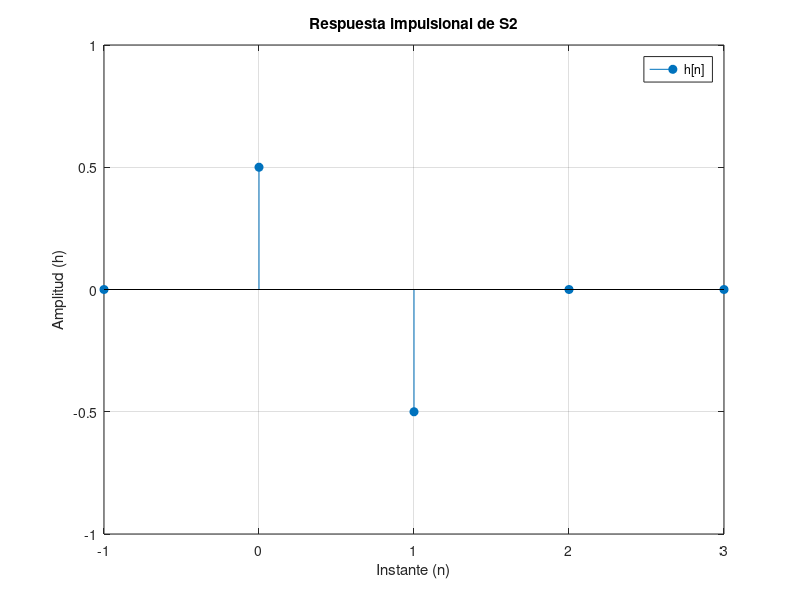
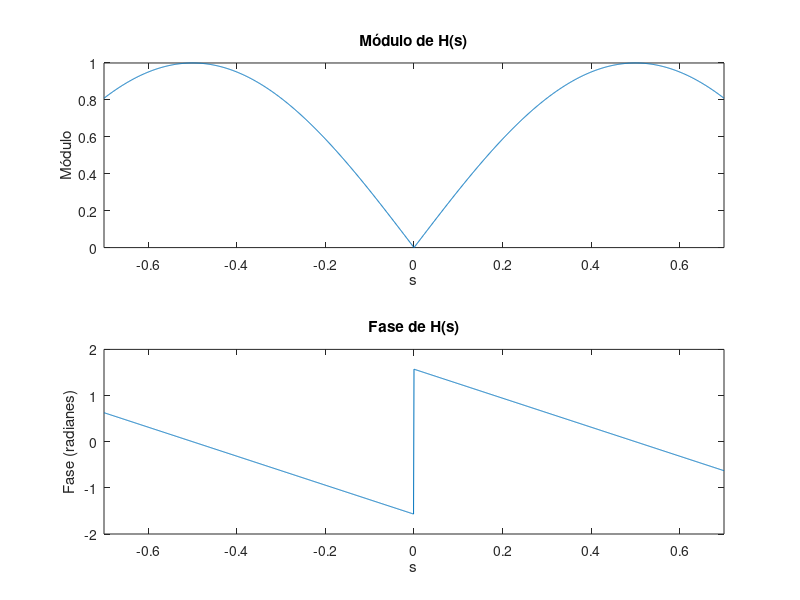

These figures' MATLAB source, in order:
% Grafico de respuesta impulsional y respuesta en frecuencia de Sistema S2

% Respuesta impulsional
n=[-1:3];
x=zeros(size(n));
x(2)=1/2;
x(3)=-1/2;

stem(n, x, 'filled');
xlabel('Instante (n)'); % Etiqueta del eje x
ylabel('Amplitud (h)'); % Etiqueta del eje y
ylim([-1 1]);
title('Respuesta impulsional de S2'); % Título del gráfico
grid on; % Activa la cuadrícula en el gráfico
legend('h[n]'); % Agrega una leyenda
print -f1 -dpng img/S2_impulsional % Importar figura

% Respuesta en frecuencia
s = -0.7:0.001:0.7;

H_s = (1/2)-(1/2).*exp(-1*i * 2 * pi * s);

subplot(2, 1, 1);
plot(s, abs(H_s));
xlabel('s');
xlim([-0.7 0.7]);
ylabel('Módulo');
title('Módulo de H(s)');

subplot(2, 1, 2);
plot(s, angle(H_s));
xlabel('s');
xlim([-0.7 0.7]);
ylabel('Fase (radianes)');
title('Fase de H(s)');

print -f1 -dpng img/S2_frecuencia % Importar figura
